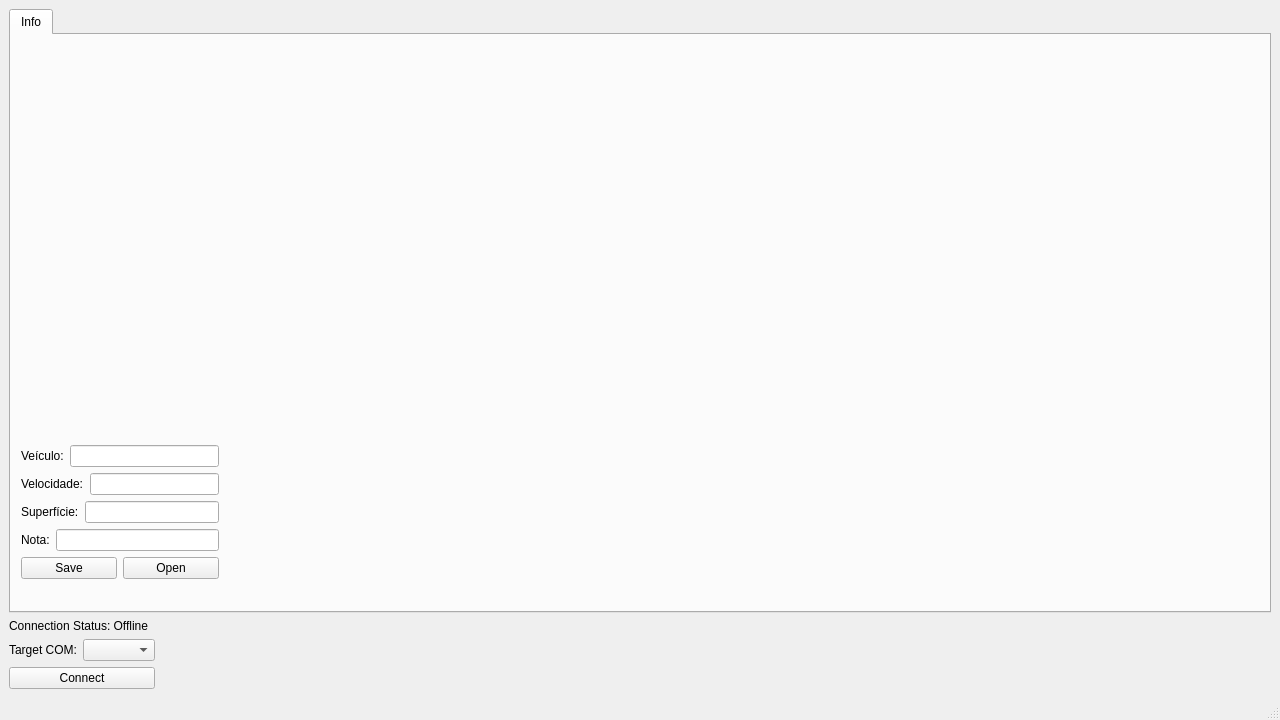
<?xml version="1.0" encoding="UTF-8"?>
<ui version="4.0">
 <class>MainWindow</class>
 <widget class="QMainWindow" name="MainWindow">
  <property name="geometry">
   <rect>
    <x>0</x>
    <y>0</y>
    <width>1280</width>
    <height>720</height>
   </rect>
  </property>
  <property name="windowTitle">
   <string>Monitoring Interface V0.4 - Pavnext</string>
  </property>
  <widget class="QWidget" name="centralwidget">
   <layout class="QVBoxLayout" name="verticalLayout_2">
    <item>
     <widget class="QTabWidget" name="slaveTabWidget">
      <property name="currentIndex">
       <number>0</number>
      </property>
      <widget class="QWidget" name="Info">
       <attribute name="title">
        <string>Info</string>
       </attribute>
       <widget class="QWidget" name="layoutWidget">
        <property name="geometry">
         <rect>
          <x>10</x>
          <y>410</y>
          <width>198</width>
          <height>139</height>
         </rect>
        </property>
        <layout class="QVBoxLayout" name="verticalLayout_3">
         <item>
          <layout class="QHBoxLayout" name="horizontalLayout_3">
           <item>
            <widget class="QLabel" name="label">
             <property name="text">
              <string>Veículo:</string>
             </property>
            </widget>
           </item>
           <item>
            <widget class="QLineEdit" name="veiculoLineEdit"/>
           </item>
          </layout>
         </item>
         <item>
          <layout class="QHBoxLayout" name="horizontalLayout_4">
           <item>
            <widget class="QLabel" name="label_3">
             <property name="text">
              <string>Velocidade:</string>
             </property>
            </widget>
           </item>
           <item>
            <widget class="QLineEdit" name="velocidadeLineEdit"/>
           </item>
          </layout>
         </item>
         <item>
          <layout class="QHBoxLayout" name="horizontalLayout_5">
           <item>
            <widget class="QLabel" name="label_4">
             <property name="text">
              <string>Superfície:</string>
             </property>
            </widget>
           </item>
           <item>
            <widget class="QLineEdit" name="superficieLineEdit"/>
           </item>
          </layout>
         </item>
         <item>
          <layout class="QHBoxLayout" name="horizontalLayout_6">
           <item>
            <widget class="QLabel" name="label_5">
             <property name="text">
              <string>Nota:</string>
             </property>
            </widget>
           </item>
           <item>
            <widget class="QLineEdit" name="notaLineEdit"/>
           </item>
          </layout>
         </item>
         <item>
          <layout class="QHBoxLayout" name="horizontalLayout_7">
           <item>
            <widget class="QPushButton" name="savePushButton">
             <property name="text">
              <string>Save</string>
             </property>
            </widget>
           </item>
           <item>
            <widget class="QPushButton" name="openPushButton">
             <property name="text">
              <string>Open</string>
             </property>
            </widget>
           </item>
          </layout>
         </item>
        </layout>
       </widget>
      </widget>
     </widget>
    </item>
    <item>
     <layout class="QHBoxLayout" name="horizontalLayout_2">
      <item>
       <layout class="QVBoxLayout" name="verticalLayout">
        <item>
         <widget class="QLabel" name="connectionStatusLabel">
          <property name="text">
           <string>Connection Status: Offline</string>
          </property>
         </widget>
        </item>
        <item>
         <layout class="QHBoxLayout" name="horizontalLayout">
          <item>
           <widget class="QLabel" name="label_2">
            <property name="text">
             <string>Target COM:</string>
            </property>
           </widget>
          </item>
          <item>
           <widget class="QComboBox" name="targetComCB"/>
          </item>
         </layout>
        </item>
        <item>
         <widget class="QPushButton" name="targetComConnectButton">
          <property name="text">
           <string>Connect</string>
          </property>
         </widget>
        </item>
       </layout>
      </item>
      <item>
       <spacer name="horizontalSpacer">
        <property name="orientation">
         <enum>Qt::Horizontal</enum>
        </property>
        <property name="sizeHint" stdset="0">
         <size>
          <width>40</width>
          <height>20</height>
         </size>
        </property>
       </spacer>
      </item>
     </layout>
    </item>
   </layout>
  </widget>
  <widget class="QStatusBar" name="statusbar"/>
 </widget>
 <resources/>
 <connections/>
</ui>
